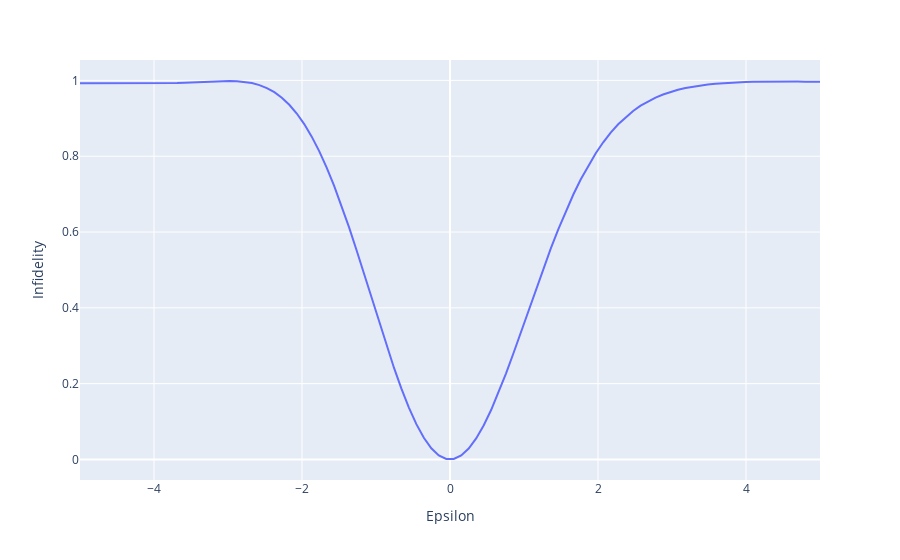

Notebook cell for this chart:
### Code cell
parameter_perturbation = np.random.rand(qc.num_parameters); parameter_perturbation /= np.linalg.norm(parameter_perturbation)
# parameter_perturbation = np.zeros(qc.num_parameters); parameter_perturbation[1]=1
eps = 5
def perturbed_fidelity(pertsize:float)->float:
    pert_state = Statevector(qc.assign_parameters(initial_parameters+pertsize*parameter_perturbation))
    return state_fidelity(pert_state,initial_state)
epsilons =np.linspace(-eps,eps,100)
infidelities = 1-np.vectorize(perturbed_fidelity)(epsilons)
df = {"Epsilon":epsilons,"Infidelity":infidelities}
fig = px.line(data_frame=df,x="Epsilon",y="Infidelity")
fig.show()

### Figure 1 — Plotly figure (JSON) as saved in the notebook; plotly's stock layout.template omitted (floating-point values rounded to 4 significant figures)
{"data": [{"hovertemplate": "Epsilon=%{x}<br>Infidelity=%{y}<extra></extra>", "legendgroup": "", "line": {"color": "#636efa", "dash": "solid"}, "marker": {"symbol": "circle"}, "mode": "lines", "name": "", "orientation": "v", "showlegend": false, "type": "scatter", "x": [-5, -4.899, -4.798, -4.697, -4.596, -4.495, -4.394, -4.293, -4.192, -4.091, -3.99, -3.889, -3.788, -3.687, -3.586, -3.485, -3.384, -3.283, -3.182, -3.081, -2.98, -2.879, -2.778, -2.677, -2.576, -2.475, -2.374, -2.273, -2.172, -2.071, -1.97, -1.869, -1.768, -1.667, -1.566, -1.465, -1.364, -1.263, -1.162, -1.061, -0.9596, -0.8586, -0.7576, -0.6566, -0.5556, -0.4545, -0.3535, -0.2525, -0.1515, -0.05051, 0.05051, 0.1515, 0.2525, 0.3535, 0.4545, 0.5556, 0.6566, 0.7576, 0.8586, 0.9596, 1.061, 1.162, 1.263, 1.364, 1.465, 1.566, 1.667, 1.768, 1.869, 1.97, 2.071, 2.172, 2.273, 2.374, 2.475, 2.576, 2.677, 2.778, 2.879, 2.98, 3.081, 3.182, 3.283, 3.384, 3.485, 3.586, 3.687, 3.788, 3.889, 3.99, 4.091, 4.192, 4.293, 4.394, 4.495, 4.596, 4.697, 4.798, 4.899, 5], "xaxis": "x", "y": [0.9925, 0.9924, 0.9923, 0.9923, 0.9922, 0.9921, 0.992, 0.9919, 0.9918, 0.9918, 0.9919, 0.9921, 0.9924, 0.9929, 0.9936, 0.9944, 0.9954, 0.9965, 0.9974, 0.9982, 0.9984, 0.9979, 0.9962, 0.9929, 0.9876, 0.9798, 0.9689, 0.9544, 0.9358, 0.9127, 0.8847, 0.8517, 0.8134, 0.77, 0.7217, 0.6689, 0.6121, 0.5521, 0.4899, 0.4265, 0.3632, 0.3013, 0.242, 0.1868, 0.1368, 0.09323, 0.05718, 0.02944, 0.01065, 0.001183, 0.001178, 0.0105, 0.02878, 0.05541, 0.08958, 0.1303, 0.1766, 0.2271, 0.2808, 0.3365, 0.3929, 0.4491, 0.5042, 0.5573, 0.6077, 0.655, 0.6989, 0.739, 0.7753, 0.8079, 0.8367, 0.8621, 0.8841, 0.9031, 0.9194, 0.9333, 0.9449, 0.9547, 0.9629, 0.9697, 0.9753, 0.9799, 0.9837, 0.9868, 0.9893, 0.9913, 0.9929, 0.9942, 0.9952, 0.9959, 0.9965, 0.9969, 0.9971, 0.9972, 0.9972, 0.9971, 0.997, 0.9968, 0.9966, 0.9964], "yaxis": "y"}], "layout": {"legend": {"tracegroupgap": 0}, "margin": {"t": 60}, "xaxis": {"anchor": "y", "domain": [0, 1], "title": {"text": "Epsilon"}}, "yaxis": {"anchor": "x", "domain": [0, 1], "title": {"text": "Infidelity"}}}}
